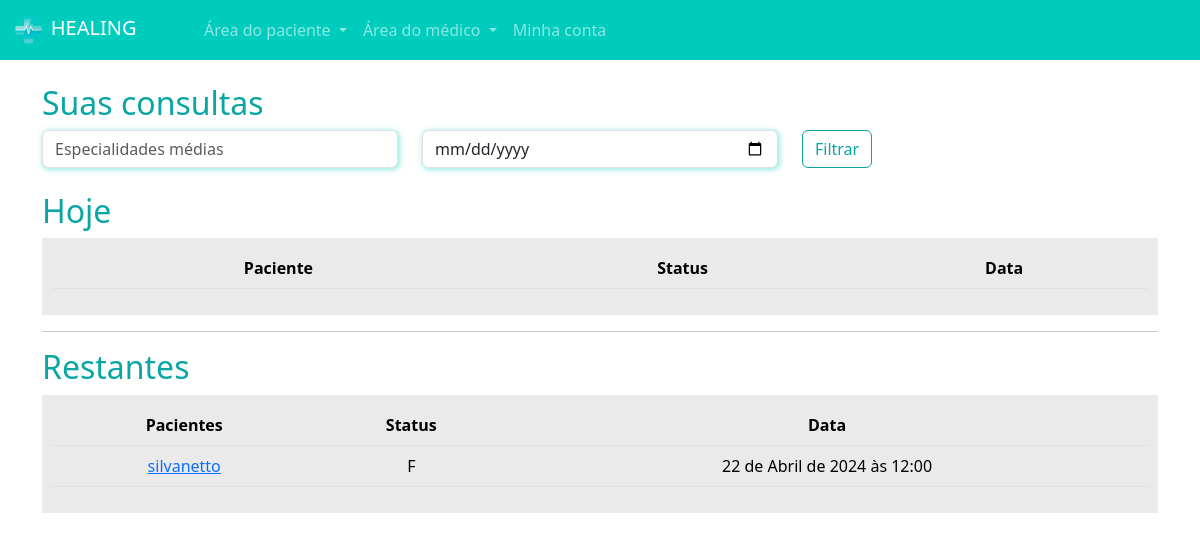
Screenshot of /medicine/consultas/ (signed in) with the database file from the repository.
### patient/models.py (models this page shows, shortened)
class Consulta(models.Model):
    status_choices = (
        ("A", "Agendada"),
        ("F", "Finalizada"),
        ("C", "Cancelada"),
        ("I", "Iniciada"),
    )
    patient = models.ForeignKey(User, on_delete=models.DO_NOTHING)
    horario = models.ForeignKey(Horarios, on_delete=models.DO_NOTHING)
    status = models.CharField(max_length=1, choices=status_choices, default="A")
    link = models.URLField(null=True, blank=True)

### medicine/models.py (models this page shows, shortened)
class Horarios(models.Model):
    data = models.DateTimeField()
    user = models.ForeignKey(User, on_delete=models.DO_NOTHING)
    agendada = models.BooleanField(default=False)

### medicine/views.py (the view)
# urls.py: path("consultas/", medico_consultas, name="medico_consultas"),
@login_required()
def medico_consultas(request):
    if not is_medico(request.user):
        messages.add_message(
            request, constants.ERROR, "Somente médicos podem acessar está área!"
        )
        return redirect(reverse("patient_home"))
    hoje = dt.datetime.now().date()
    consultas_hoje = (
        Consulta.objects.filter(horario__user=request.user)
        .filter(horario__data__gte=hoje)
        .filter(horario__data__lt=hoje + dt.timedelta(days=1))
    )
    consultas_restantes = Consulta.objects.exclude(id__in=consultas_hoje.values("id"))
    return render(
        request,
        "medicine/medico_consultas.html",
        {
            "consultas_hoje": consultas_hoje,
            "consultas_restantes": consultas_restantes,
            "is_medico": is_medico(request.user),
        },
    )

### medicine/models.py (called while the page is built)
def is_medico(user):
    doctor = MedicoData.objects.filter(user=user)
    return doctor.exists()

### extras/templates/medicine/medico_consultas.html (shortened to what this page needs)
{% extends "user_auth/base.html" %}
{% load static %}
{% block head %}
    <link rel="stylesheet" href="{% static 'css/medicine/horario.css' %}">
    <link rel="stylesheet" href="{% static 'css/user_auth/user_auth.css' %}">
    <link rel="stylesheet" href="{% static 'css/medicine/auth_doctor.css' %}">
    <link rel="stylesheet" href="{% static 'css/patient/patient_home.css' %}">
    <link rel="stylesheet" href="https://cdn.jsdelivr.net/npm/bootstrap-icons@1.11.3/font/bootstrap-icons.min.css">
{% endblock %}
{% block content %}
{% include "partials/navbar.html" %}
    <div class="container">
        <br>
        <h2><span class="color-dark">Suas consultas</span></h2>
        <div class="row">
            <div class="col-md">
                <input type="text" name="especialidades" id="" class="form-control shadow-main-color" placeholder="Especialidades médias">
            </div>
            <div class="col-md">
                <input type="date" name="data" id="" class="form-control shadow-main-color" placeholder="Data da consulta">
            </div>
            <div class="col-md">
                <input type="submit" value="Filtrar" class="btn btn-dark-color-outline">
            </div>
        </div>
        <br>
        <h2><span class="color-dark">Hoje</span></h2>
        <div class="list-minhas-consultas">
            <table class="table">
                <thead>
                  <tr>
                    <th scope="col">Paciente</th>
                    <th scope="col">Status</th>
                    <th scope="col">Data</th>
                  </tr>
                </thead>
              </table>
        </div>
        <hr>
        <h2><span class="color-dark">Restantes</span></h2>
        <div class="list-minhas-consultas">
            <table class="table">
                <thead>
                  <tr>
                    <th scope="col">Pacientes</th>
                    <th scope="col">Status</th>
                    <th scope="col">Data</th>
                  </tr>
                </thead>
                <tbody>
                    {% for consulta in consultas_restantes  %}
                        <tr>
                            <td><a href="{% url 'medico_consultas2' consulta.id %}">{{consulta.patient}}</a></td>
                            <td>{{consulta.status}}</td>
                            <td>{{consulta.horario.data}}</td>
                        </tr>
                    {% endfor %}
                </tbody>
              </table>
        </div>
    </div>
{% endblock %}

### extras/static/css/user_auth/base.css (style rules this page uses)
:root { --main-color: #00CCBE; --dark-color: #09A6A3; --contrast-color: #FFD686; }
.color-dark { color: var(--dark-color); }

### extras/static/css/user_auth/user_auth.css (style rules this page uses)
.btn-dark-color-outline { border: 1px solid var(--dark-color); color: var(--dark-color) }

### extras/static/css/medicine/auth_doctor.css (style rules this page uses)
.shadow-main-color { box-shadow: 1px 1px 5px 1px rgba(0, 204, 190,.4); }

### extras/static/css/patient/patient_home.css (style rules this page uses)
table { border-collapse: collapse !important; width: 100%; }
th, td { padding: 8px; text-align: center; background-color: #EAEAEA !important; }
th { background-color: #EAEAEA; }
.list-minhas-consultas { background-color: #EAEAEA; padding: 10px; }

### rows the page displays
Consulta: patient "silvanetto", status "F", horario.data "22 de Abril de 2024 às 12:00"
